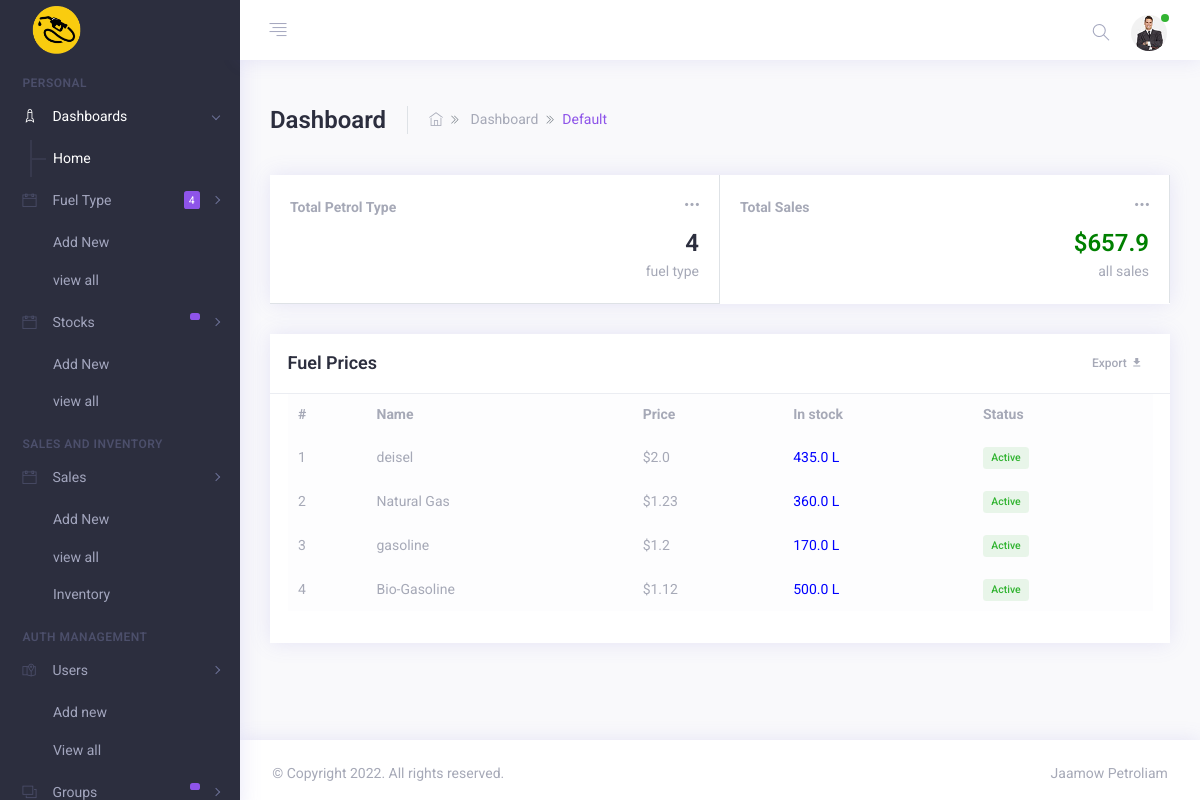
The page / (signed in) on the database as committed earlier.
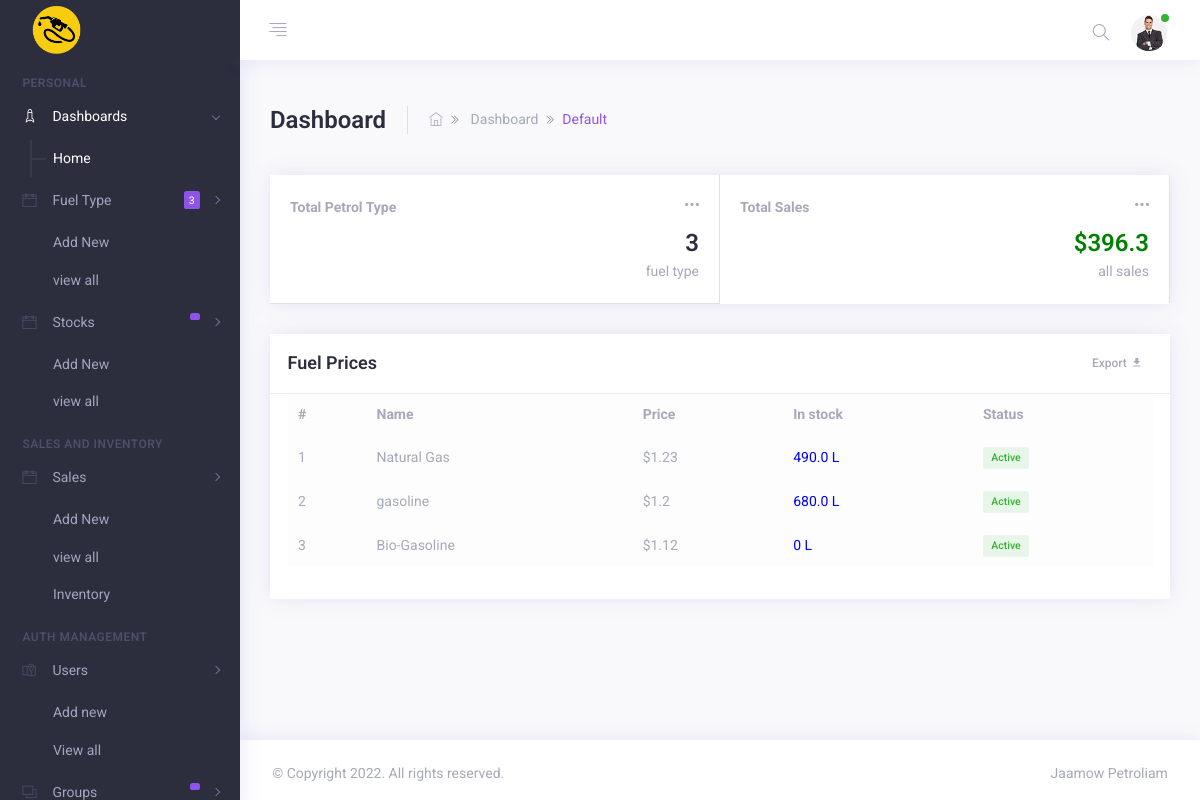
The same page on the database as committed later.
### base/models.py (models this page shows)
class Fuel(models.Model):
    name = models.CharField(max_length=100, unique=True)
    price = models.FloatField(max_length=(15,2), default=0)
    user = models.CharField(max_length=100, blank=True)
    status = models.CharField(max_length=2,choices=(('1','Active'),('0', 'Inactive')) , default = 1)
    delete_flag = models.IntegerField(default = 0)
    created = models.DateTimeField(default = timezone.now)
    updated = models.DateTimeField(auto_now=True)
    class Meta:
        ordering = ['-updated','-created']
        verbose_name_plural = "fuel type lists"
    def __str__(self):
        return self.name
    def available(self):
        try:
            stockin = Stock.objects.filter(fuel = self).aggregate(models.Sum("volume"))['volume__sum']
            if stockin is None:
                stockin = 0
        except:
            stockin = 0
        try:
            sale = Sale.objects.filter(fuel = self).aggregate(models.Sum("volume"))['volume__sum']
            if sale is None:
                sale = 0
        except:
            sale = 0
            print(sale)
        return stockin - sale

### base/views.py (the view)
# urls.py: path('', views.home, name="home"),
@login_required(login_url='login')
def home(request):
    form = SaleForm()
    total_fuels = Fuel.objects.filter(delete_flag=0, status=1).count()
    fuels = Fuel.objects.filter(delete_flag=0, status=1).all()
    total_amount = Sale.objects.filter(fuel__id__in = fuels).aggregate(Sum('amount'))['amount__sum']
    print(total_amount)
    context = {
        "total_fuel":total_fuels,
        "total_sales": total_amount,
        "fuels": fuels,
        "form":form,
        "page_name":"Main Dashboard"
    }
    return render(request, 'base/index.html', context)

### base/templates/base/index.html (shortened to what this page needs)
{% extends 'base.html' %}
{% block content %}
        <div class="row">
            <div class="col-md-12 m-b-30">
                <div class="d-block d-lg-flex flex-nowrap align-items-center">
                    <div class="page-title mr-4 pr-4 border-right">
                        <h1>Dashboard</h1>
                    </div>
                    <div class="breadcrumb-bar align-items-center">
                        <nav>
                            <ol class="breadcrumb p-0 m-b-0">
                                <li class="breadcrumb-item">
                                    <a href="index.html"><i class="ti ti-home"></i></a>
                                </li>
                                <li class="breadcrumb-item">
                                    Dashboard
                                </li>
                                <li class="breadcrumb-item active text-primary" aria-current="page">Default</li>
                            </ol>
                        </nav>
                    </div>
                </div>
            </div>
        </div>
        <div class="row">
            <div class="col-sm-12">
                <div class="card card-statistics">
                    <div class="row no-gutters">
                        <div class="col-xxl-3 col-lg-6">
                            <div class="p-20 border-lg-right border-bottom border-xxl-bottom-0">
                                <div class="d-flex m-b-10">
                                    <p class="mb-0 font-regular text-muted font-weight-bold">Total Petrol Type</p>
                                    <a class="mb-0 ml-auto font-weight-bold" href="#"><i class="ti ti-more-alt"></i> </a>
                                </div>
                                <div class="d-block d-sm-flex h-100 align-items-center">
                                    <div class="statistics mt-3 mt-sm-0 ml-sm-auto text-center text-sm-right">
                                        <h3 class="mb-0">{{total_fuel}}</h3>
                                        <p>fuel type</p>
                                    </div>
                                </div>
                            </div>
                        </div>
                        <div class="col-xxl-3 col-lg-6">
                            <div class="p-20 border-lg-right border-bottom border-lg-bottom-0">
                                <div class="d-flex m-b-10">
                                    <p class="mb-0 font-regular text-muted font-weight-bold">Total Sales</p>
                                    <a class="mb-0 ml-auto font-weight-bold" href="#"><i class="ti ti-more-alt"></i> </a>
                                </div>
                                <div class="d-block d-sm-flex h-100 align-items-center">
                                    <div class="statistics mt-3 mt-sm-0 ml-sm-auto text-center text-sm-right">
                                        <h3 style="color: green;" class="mb-0">${{total_sales}}</h3>
                                        <p>all sales</p>
                                    </div>
                                </div>
                            </div>
                        </div>
                    </div>
                </div>
            </div>
        </div>
        <div class="row">
            <div class="col-xxl-8 m-b-30">
                <div class="card card-statistics h-100 mb-0">
                    <div class="card-header d-flex align-items-center justify-content-between">
                        <div class="card-heading">
                            <h4 class="card-title">Fuel Prices</h4>
                        </div>
                        <div class="dropdown">
                            <a class="btn btn-xs" href="#!">Export <i class="zmdi zmdi-download pl-1"></i> </a>
                        </div>
                    </div>
                    <div class="card-body scrollbar scroll_dark pt-0" style="max-height: 350px;">
                        <div class="datatable-wrapper table-responsive">
                            <table id="datatable" class="table table-borderless table-light">
                                <thead>
                                    <tr>
                                        <th>#</th>
                                        <th>Name</th>
                                        <th>Price</th>
                                        <th>In stock</th>
                                        <th>Status</th>
                                    </tr>
                                </thead>
                                <tbody>
                                    {% for fuel in fuels %}
                                    <tr>
                                        <td>{{forloop.counter}}</td>
                                        <td>{{fuel}}</td>
                                        <td>${{fuel.price}}</td>
                                        <td style="color:blue;">
                                           {{fuel.available}} L
                                        </td>
                                        <td><span class="badge badge-success-inverse">{% if fuel.status == '1' %}Active{% else %}Inactive{% endif %}</span></td>
                                    {% endfor %}
                                    </tr>
                                </tbody>
                            </table>
                        </div>
                    </div>
                </div>
            </div>
        </div>
{% endblock %}

### templates/base.html (shortened to what this page needs)
{% load static %}
<!DOCTYPE html>
<html lang="en">
<head>
    <link rel="stylesheet" type="text/css" href="{% static 'assets/css/vendors.css' %}" />
    <link rel="stylesheet" type="text/css" href="{% static 'assets/css/style.css' %}" />
</head>
<body>
    <div class="app">
        <div class="app-wrap">
            {% include 'topbar.html' %}
            <div class="app-container">
                {% include 'sidebar.html' %}
                <div class="app-main" id="main">
                    <div class="container-fluid">
                        {% block content %}
                        {% endblock %}
                    </div>
                </div>
            </div>
            </div>
            {% include 'footer.html' %}
        </div>
</body>
</html>

### templates/topbar.html (shortened to what this page needs)
{% load static %}
<header class="app-header top-bar">
    <nav class="navbar navbar-expand-md">
        <div class="navbar-header d-flex align-items-center">
            <a class="navbar-brand" href="index.html">
                <img src="{% static 'assets/img/logo.png' %}" alt="logo" width="70"/>
            </a>
        </div>
        <div class="collapse navbar-collapse" id="navbarSupportedContent">
            <div class="navigation d-flex">
                <ul class="navbar-nav nav-left">
                    <li class="nav-item">
                        <a href="javascript:void(0)" class="nav-link sidebar-toggle">
                            <i class="ti ti-align-right"></i>
                        </a>
                    </li>
                    <li class="nav-item full-screen d-none d-lg-block" id="btnFullscreen">
                        <a href="javascript:void(0)" class="nav-link expand">
                        </a>
                    </li>
                </ul>
                <ul class="navbar-nav nav-right ml-auto">
                    <li class="nav-item">
                        <a class="nav-link search" href="javascript:void(0)">
                            <i class="ti ti-search"></i>
                        </a>
                    </li>
                    <li class="nav-item dropdown user-profile">
                        <a href="javascript:void(0)" class="nav-link dropdown-toggle " id="navbarDropdown4" role="button" data-toggle="dropdown" aria-haspopup="true" aria-expanded="false">
                            <img src="{% static 'assets/img/avtar/03.jpg' %}" alt="avtar-img">
                            <span class="bg-success user-status"></span>
                        </a>
                    </li>
                </ul>
            </div>
        </div>
    </nav>
</header>

### templates/sidebar.html (shortened to what this page needs)
<aside class="app-navbar">
<div class="sidebar-nav scrollbar scroll_light">
    <ul class="metismenu " id="sidebarNav">
        <li class="nav-static-title">Personal</li>
        <li class="active">
            <a class="has-arrow" href="javascript:void(0)" aria-expanded="false">
                <i class="nav-icon ti ti-rocket"></i>
                <span class="nav-title">Dashboards</span>
            </a>
            <ul aria-expanded="false">
                <li class="active"> <a href='{% url 'home' %}'>Home</a> </li>
            </ul>
        </li>
        <li><a class="has-arrow" href="javascript:void(0)" aria-expanded="false"><i class="nav-icon ti ti-calendar"></i><span class="nav-title">Fuel Type</span><span class="nav-label label label-primary">{{fuels.count}}</span></a>
            <ul aria-expanded="false">
                {% if perms.base.add_fuel %}
                <li> <a href='{% url 'new_fuel' %}'>Add New</a> </li>
                {% endif %}
                <li> <a href='{% url 'fuels' %}'>view all</a> </li>
            </ul>
        </li>
        <li><a class="has-arrow" href="javascript:void(0)" aria-expanded="false"><i class="nav-icon ti ti-calendar"></i><span class="nav-title">Stocks</span><span class="nav-label label label-primary">{{stocks.count}}</span></a>
            <ul aria-expanded="false">
                {% if perms.base.add_stock %}
                <li> <a href='{% url 'new_stock' %}'>Add New</a> </li>
                {% endif %}
                <li> <a href='{% url 'stocks' %}'>view all</a> </li>
            </ul>
        </li>
        <li class="nav-static-title">Sales and Inventory</li>
        <li><a class="has-arrow" href="javascript:void(0)" aria-expanded="false"><i class="nav-icon ti ti-calendar"></i><span class="nav-title">Sales</span></a>
            <ul aria-expanded="false">
                {% if perms.base.add_sale %}
                <li> <a href='{% url 'new_sale' %}'>Add New</a> </li>
                {% endif %}
                <li> <a href='{% url 'sales' %}'>view all</a> </li>
                <li> <a href='{% url 'inventory' %}'>Inventory</a> </li>
            </ul>
        </li>
        {% if perms.auth.add_user %}
        <li class="nav-static-title">Auth Management</li>
        <li>
            <a class="has-arrow" href="javascript:void(0)" aria-expanded="false">
                <i class="nav-icon ti ti-map-alt"></i><span class="nav-title">Users</span></a>
            <ul aria-expanded="false">
                <li> <a href="{% url 'register' %}">Add new</a> </li>
                <li> <a href="{% url 'users' %}">View all</a> </li>
            </ul>
        </li>
        <li>
            <a class="has-arrow" href="javascript:void(0)" aria-expanded="false"><i class="nav-icon ti ti-layers"></i><span class="nav-title">Groups</span><span class="nav-label label label-primary"></span></a>
        </li>
        {% endif %}
    </ul>
</div>
</aside>

### templates/footer.html
  <footer class="footer">
    <div class="row">
        <div class="col-12 col-sm-6 text-center text-sm-left">
            <p>&copy; Copyright 2022. All rights reserved.</p>
        </div>
       <div class="col  col-sm-6 ml-sm-auto text-center text-sm-right">
            <p><a href="{% url 'home' %}">Jaamow Petroliam</a></p>
        </div>
    </div>
</footer>

Rows that differ between the two databases and show on the page:
no longer on this page (row edited): Fuel: name "deisel", price "2.0", available "435.0", status "Active"
computed for Fuel "Natural Gas": available "360.0" → "490.0"
computed for Fuel "gasoline": available "170.0" → "680.0"
computed for Fuel "Bio-Gasoline": available "500.0" → "0"
Other text that changed with them:
{{ fuels.count }}: "4" → "3"
{{ total_fuel }}: "4" → "3"
{{ total_sales }}: "657.9" → "396.3"
